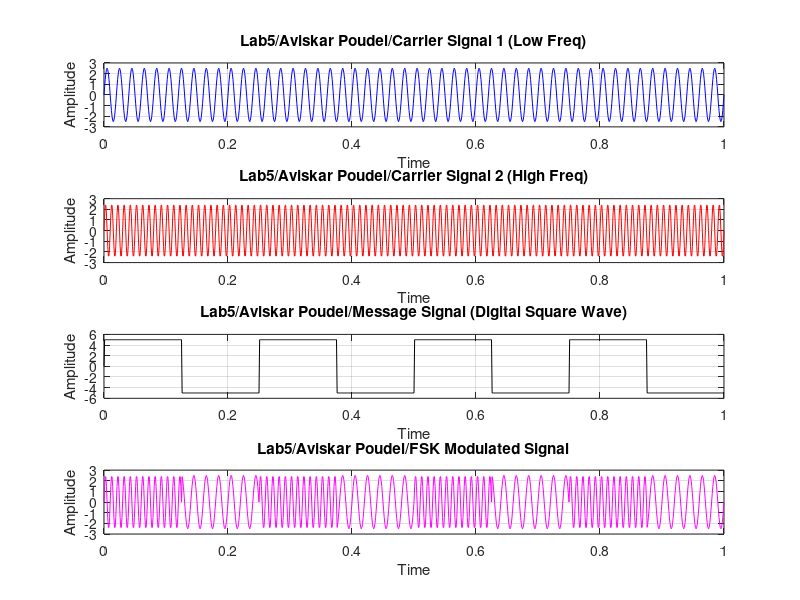

Reproduce this figure in MATLAB.
amp = 5;
fp = 4;          
fc1 = 50;         
fc2 = 100;        
t = 0:0.001:1;


c1 = (amp/2) * sin(2*pi*fc1*t);
c2 = (amp/2) * sin(2*pi*fc2*t);

m = amp * sign(sin(2*pi*fp*t));  

fsk_signal = zeros(size(t));
for i = 1:length(t)
    if m(i) > 0
        fsk_signal(i) = (amp/2) * sin(2*pi*fc2*t(i));  
    else
        fsk_signal(i) = (amp/2) * sin(2*pi*fc1*t(i));  
    end
end


subplot(4,1,1);
plot(t, c1, 'b');
grid on;
xlabel('Time');
ylabel('Amplitude');
title('Lab5/Aviskar Poudel/Carrier Signal 1 (Low Freq)');

subplot(4,1,2);
plot(t, c2, 'r');
grid on;
xlabel('Time');
ylabel('Amplitude');
title('Lab5/Aviskar Poudel/Carrier Signal 2 (High Freq)');

subplot(4,1,3);
plot(t, m, 'k');
grid on;
xlabel('Time');
ylabel('Amplitude');
title('Lab5/Aviskar Poudel/Message Signal (Digital Square Wave)');

subplot(4,1,4);
plot(t, fsk_signal, 'm');
grid on;
xlabel('Time');
ylabel('Amplitude');
title('Lab5/Aviskar Poudel/FSK Modulated Signal');
